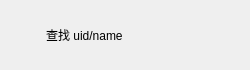
<?xml version="1.0" encoding="UTF-8"?>
<ui version="4.0">
 <class>SearchEntryItem</class>
 <widget class="QWidget" name="SearchEntryItem">
  <property name="geometry">
   <rect>
    <x>0</x>
    <y>0</y>
    <width>250</width>
    <height>70</height>
   </rect>
  </property>
  <property name="minimumSize">
   <size>
    <width>250</width>
    <height>70</height>
   </size>
  </property>
  <property name="maximumSize">
   <size>
    <width>250</width>
    <height>70</height>
   </size>
  </property>
  <property name="windowTitle">
   <string>Form</string>
  </property>
  <layout class="QHBoxLayout" name="horizontalLayout">
   <property name="leftMargin">
    <number>0</number>
   </property>
   <property name="topMargin">
    <number>0</number>
   </property>
   <property name="rightMargin">
    <number>0</number>
   </property>
   <property name="bottomMargin">
    <number>0</number>
   </property>
   <item>
    <widget class="QLabel" name="addLb">
     <property name="minimumSize">
      <size>
       <width>40</width>
       <height>40</height>
      </size>
     </property>
     <property name="maximumSize">
      <size>
       <width>40</width>
       <height>40</height>
      </size>
     </property>
     <property name="text">
      <string/>
     </property>
     <property name="pixmap">
      <pixmap resource="../rc.qrc">:/images/addtip.png</pixmap>
     </property>
    </widget>
   </item>
   <item>
    <widget class="QLabel" name="messageLb">
     <property name="text">
      <string>查找 uid/name</string>
     </property>
    </widget>
   </item>
   <item>
    <spacer name="horizontalSpacer">
     <property name="orientation">
      <enum>Qt::Orientation::Horizontal</enum>
     </property>
     <property name="sizeHint" stdset="0">
      <size>
       <width>40</width>
       <height>20</height>
      </size>
     </property>
    </spacer>
   </item>
   <item>
    <widget class="QLabel" name="rightLb">
     <property name="minimumSize">
      <size>
       <width>30</width>
       <height>30</height>
      </size>
     </property>
     <property name="maximumSize">
      <size>
       <width>30</width>
       <height>30</height>
      </size>
     </property>
     <property name="text">
      <string/>
     </property>
     <property name="pixmap">
      <pixmap resource="../rc.qrc">:/images/right_tip.png</pixmap>
     </property>
    </widget>
   </item>
  </layout>
 </widget>
 <resources>
  <include location="rc.qrc"/>
 </resources>
 <connections/>
</ui>
